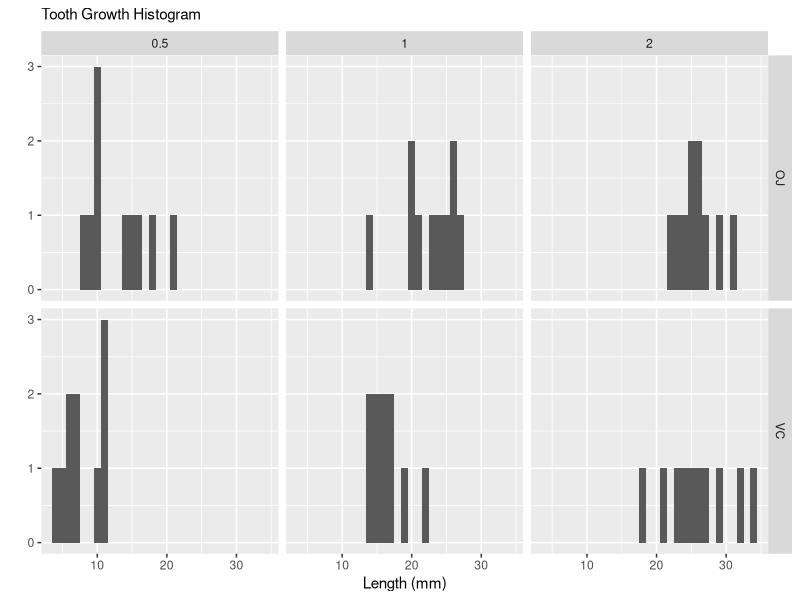
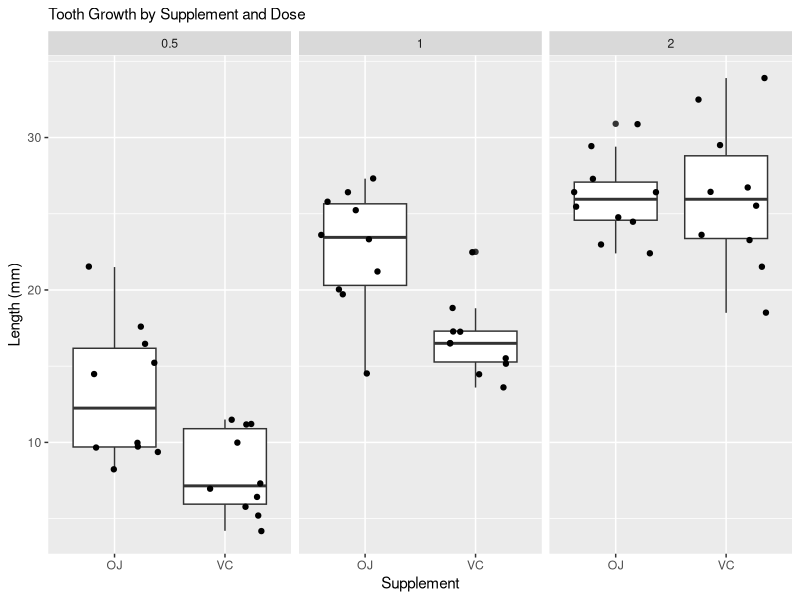

Recreate these plots in R, in order. (Note: this script raises an error after producing the figures.)
## ---- chunk 1
oj <- ToothGrowth[ToothGrowth$supp == 'OJ', ]
vc <- ToothGrowth[ToothGrowth$supp == 'VC', ]
## ---- chunk 2
library(ggplot2)
qplot(ToothGrowth$len, facets= supp ~ dose, data=ToothGrowth, binwidth=1, xlab='Length (mm)', main='Tooth Growth Histogram') + theme(plot.title = element_text(size = rel(1.0)))
qplot(supp, y=len, data=ToothGrowth, geom=c('boxplot','jitter'), main='Tooth Growth by Supplement and Dose', ylab="Length (mm)", xlab='Supplement', facets=   . ~ dose )  + theme(plot.title = element_text(size = rel(1.0)))
## ---- chunk 3
ci <- function (data) {
  n <- length(data);
  mn <- mean(data, na.rm=TRUE);
  s <- sd(data, na.rm=TRUE);
  interval <- mn + c(-1,1) * qt(0.975, df=n-1) * s / sqrt(n);
  return(interval)
}
  
cis <- by(ToothGrowth, ToothGrowth$dose,
          FUN = function (data) by(data$len, data$supp, FUN=ci,simplify=FALSE), simplify=FALSE)
## ---- chunk 4
t1 <- t.test(len ~ supp, paired=FALSE, var.equal=FALSE, data=ToothGrowth[ToothGrowth$dose == 0.5,])$conf
t2 <- t.test(len ~ supp, paired=FALSE, var.equal=FALSE, data=ToothGrowth[ToothGrowth$dose == 1.0,])$conf
t3 <- t.test(len ~ supp, paired=FALSE, var.equal=FALSE, data=ToothGrowth[ToothGrowth$dose == 2.0,])$conf
tall <- t.test(len ~ supp, paired=FALSE, var.equal=FALSE, data=ToothGrowth)$conf
